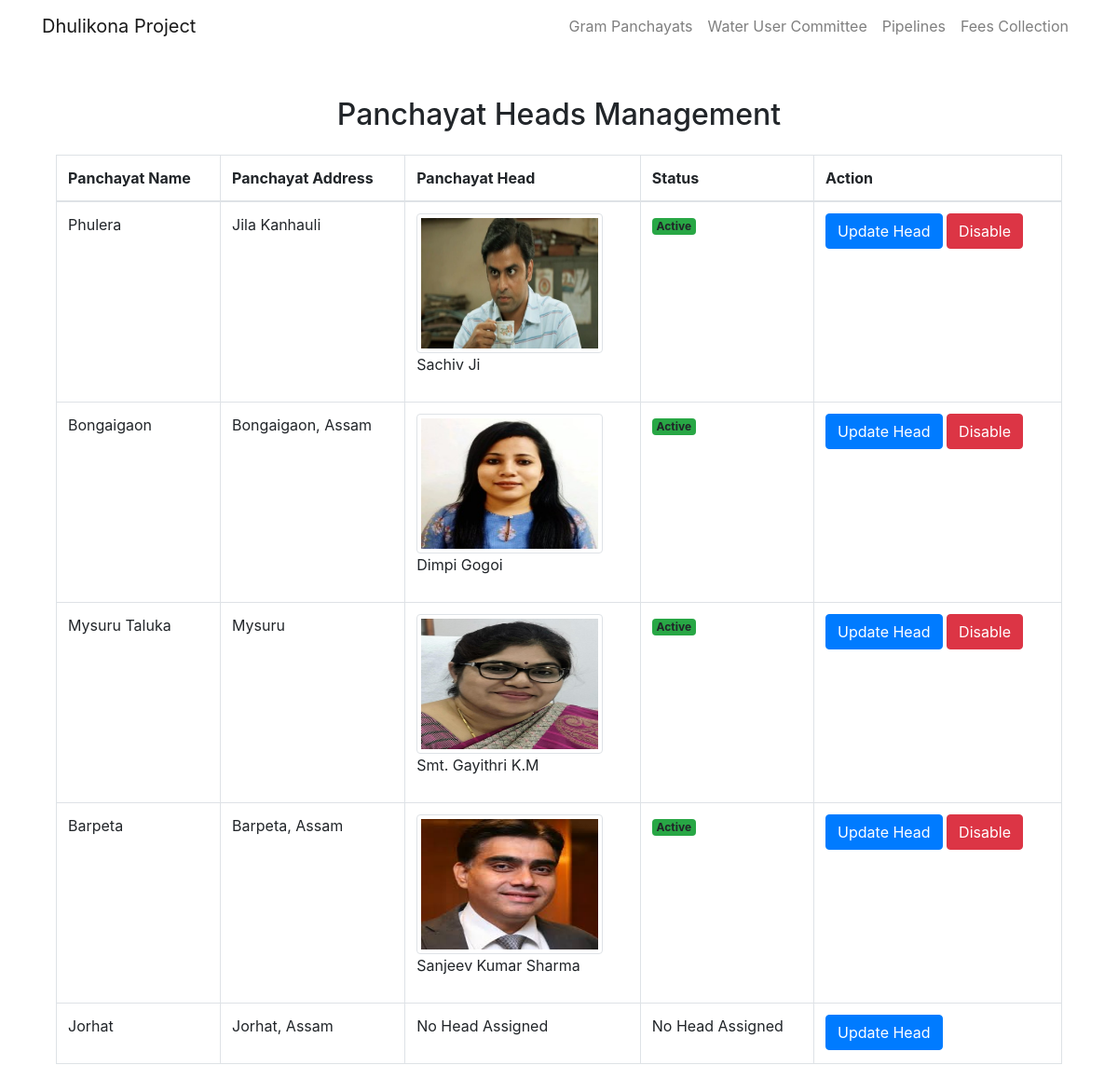
Screenshot of /panchayat-head-mgmt/ (signed in) with the database file from the repository.
### water_management/models.py (models this page shows, shortened)
class GramPanchayat(models.Model):
    panchayat_name = models.CharField(max_length=100)
    panchayat_address = models.CharField(max_length=100)
    panchayat_head = models.ForeignKey(Person, related_name="panchayathead", on_delete=models.SET_NULL, null=True, blank=True)
    contractor = models.ForeignKey(Contractor, related_name="contractor_assigned_panchayats", on_delete=models.SET_NULL, null=True, blank=True)

class Person(models.Model):
    ROLE_CHOICES = [
        ('panchayathead', 'Panchayat Head'),
        ('consumer', 'Consumer'),
        ('contractor', 'Contractor'),
        ('watercommitteehead', 'Water Committee Head'),
        ('pumpoperator', 'Pump Operator'),
    ]
    person_name = models.CharField(max_length=100)
    aadhaar = models.CharField(max_length=16)
    contact = models.CharField(max_length=15)
    address = models.CharField(max_length=100)
    photo = models.ImageField(upload_to="profile_image", blank=True)
    person_role = models.CharField(max_length=20, choices=ROLE_CHOICES, default="consumer")
    password = models.CharField(max_length=128)  # Password field, will be hashed
    is_enabled = models.BooleanField(default=True)
    gram_panchayat = models.ForeignKey('GramPanchayat', related_name='residents', on_delete=models.SET_NULL, null=True, blank=True)
    due_days=models.IntegerField(default=0)
    enable_date = models.DateTimeField(default=timezone.now)

### water_management/views.py (the view)
# urls.py: path('panchayat-head-mgmt/', panchayatheadmgmt, name="panchayatheadmgmt"),
@login_required(login_url="portal/login/")
def panchayatheadmgmt(request):
    panchayats = GramPanchayat.objects.all()
    context = {
        'panchayats': panchayats
    }
    return render(request, 'panchayatheadmgmtpage.html', context)

### water_management/templates/panchayatheadmgmtpage.html (shortened to what this page needs)
{% extends 'base.html' %}
{% block start %}
<div class="container mt-5">
    <h2 class="text-center mb-4">Panchayat Heads Management</h2>
    <table class="table table-bordered">
        <thead>
            <tr>
                <th>Panchayat Name</th>
                <th>Panchayat Address</th>
                <th>Panchayat Head</th>
                <th>Status</th>
                <th>Action</th>
            </tr>
        </thead>
        <tbody>
            {% for panchayat in panchayats %}
                <tr>
                    <td>{{ panchayat.panchayat_name }}</td>
                    <td>{{ panchayat.panchayat_address }}</td>
                    <td>
                        {% if panchayat.panchayat_head %}
                            <img src="{{ panchayat.panchayat_head.photo.url }}" alt="Photo" class="img-thumbnail" style="width: 200px; height: 150px;">
                            <p>{{ panchayat.panchayat_head.person_name }}</p>
                        {% else %}
                            <p>No Head Assigned</p>
                        {% endif %}
                    </td>
                    <td>
                        {% if panchayat.panchayat_head %}
                            {% if panchayat.panchayat_head.is_enabled  %}
                                <span class="badge bg-success">Active</span>
                            {% else %}
                                <span class="badge bg-danger">Inactive</span>
                            {% endif %}
                        {% else %}
                            <p>No Head Assigned</p>
                        {% endif %}
                    </td>
                    <td>
                        <a href="{% url 'update_panchayat_head' panchayat_id=panchayat.id %}" class="btn btn-primary">Update Head</a>
                        {% if panchayat.panchayat_head %}
                            {% if panchayat.panchayat_head.is_enabled  %}
                                <a href="{% url 'toggle_panchayat_head_status' head_id=panchayat.panchayat_head.id %}" class="btn btn-danger">Disable</a>
                            {% else %}
                                <a href="{% url 'toggle_panchayat_head_status' head_id=panchayat.panchayat_head.id %}" class="btn btn-success">Enable</a>
                            {% endif %}
                        {% endif %}
                    </td>
                </tr>
            {% endfor %}
        </tbody>
    </table>
</div>
{% endblock %}

### rows the page displays
GramPanchayat: panchayat_name "Phulera", panchayat_address "Jila Kanhauli", panchayat_head.photo (picture), panchayat_head.person_name "Sachiv Ji", shows "Active", shows "Disable"
GramPanchayat: panchayat_name "Bongaigaon", panchayat_address "Bongaigaon, Assam", panchayat_head.photo (picture), panchayat_head.person_name "Dimpi Gogoi", shows "Active", shows "Disable"
GramPanchayat: panchayat_name "Mysuru Taluka", panchayat_address "Mysuru", panchayat_head.photo (picture), panchayat_head.person_name "Smt. Gayithri K.M", shows "Active", shows "Disable"
GramPanchayat: panchayat_name "Barpeta", panchayat_address "Barpeta, Assam", panchayat_head.photo (picture), panchayat_head.person_name "Sanjeev Kumar Sharma", shows "Active", shows "Disable"
GramPanchayat: panchayat_name "Jorhat", panchayat_address "Jorhat, Assam", shows "No Head Assigned"
